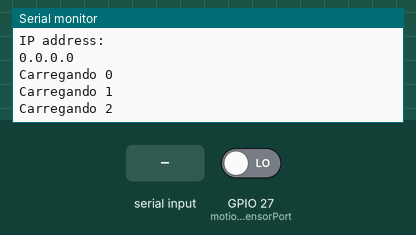
Recording of a sketch running on a simulated ESP32. Parts: the last lines printed to the serial monitor. Inputs (shaded band) come from the test bench; at power-on: GPIO 27 (motionSensorPort) LOW. WiFi joins after 1.5 s; servers stay silent unless stated.

Above: at 2.8 s.
2.9 s: "1\n" received over Serial
At 3.8 s:
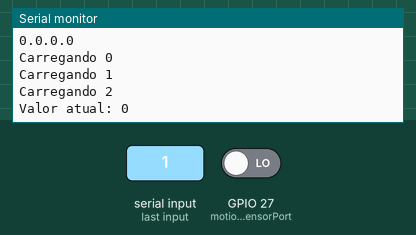
5.5 s: GPIO 27 (motionSensorPort) driven HIGH
At 7.0 s:
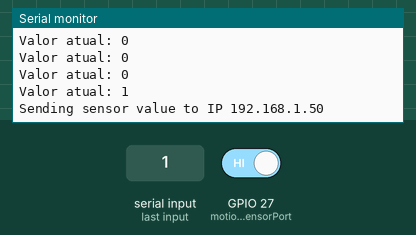

The sketch:

pir.ino
```cpp
#include "WiFi.h" // ESP32 WiFi include

const uint16_t port = 9999;
const char * host = "192.168.137.1";
const char* ssid     = "DESKTOP-LPD8U10 5875";
const char* password = "deboas123";
int counter = 0;

int motionSensorPort = 27;
int lastSensorValue = 0;
WiFiClient client;

void setup() {
  // put your setup code here, to run once:
  Serial.begin(115200);
  pinMode(motionSensorPort, INPUT);

  while (!Serial) {
    ; // wait for serial port to connect. Needed for native USB port only
  }

  connect();
  establishContact();
  // attachInterrupt(digitalPinToInterrupt(motionSensorPort), detectsMovement, CHANGE);
}

void loop() {
  sendInfoIfNeed();
  delay(1000);
}

// void detectsMovement() {
//   Serial.println("Movimento detectado!!!");
//   sendInfoIfNeed();
// }

void establishContact() {
  int count = 0;

  while (Serial.available() <= 0) {
    Serial.print("Carregando ");
    Serial.print(count++);
    Serial.print("\n");
    delay(1000);
  }
}

void connect()//Sub-rotina para verificar a conexao com o host.
{
  WiFi.mode(WIFI_STA);//Define o ESP32 como Station.
  Serial.print("Connecting to network: ");

  if (WiFi.status() != WL_CONNECTED)//Caso nao esteja conectado ao host, ira se conectar.
  {
    WiFi.begin(ssid, password);//Conecta à rede do host.

    Serial.println("");
    Serial.println("WiFi connected");
    Serial.println("IP address: ");
    Serial.println(WiFi.localIP());
  }
}

void sendInfoIfNeed() {
  int sensorValue = digitalRead(motionSensorPort);

  Serial.print("Valor atual: ");
  Serial.println(sensorValue);

  if (lastSensorValue != sensorValue) {
    lastSensorValue = sensorValue;

    if (!client.connect(host, port)) {
      Serial.println("Connection to host failed");

      delay(1000);
      return;
    }

    Serial.print("Sending sensor value to IP ");
    Serial.println(WiFi.localIP());
    client.print(sensorValue);
  }
}
```

Measured:
- after the input at 2.9 s, the serial monitor: prints a new line after 0.10 s (image 1)
- after the input at 5.5 s, the serial monitor: prints a new line after 0.50 s (image 2)
